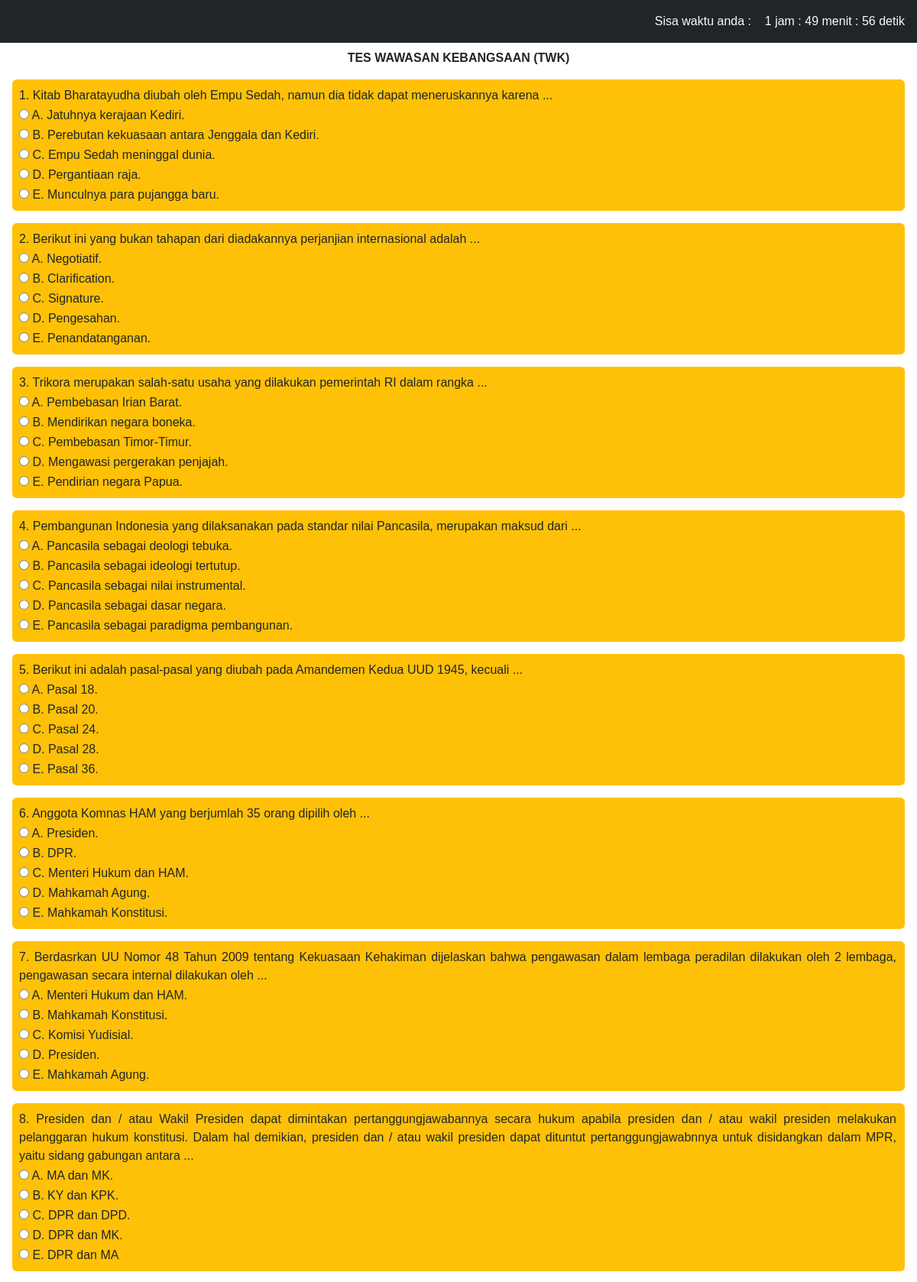
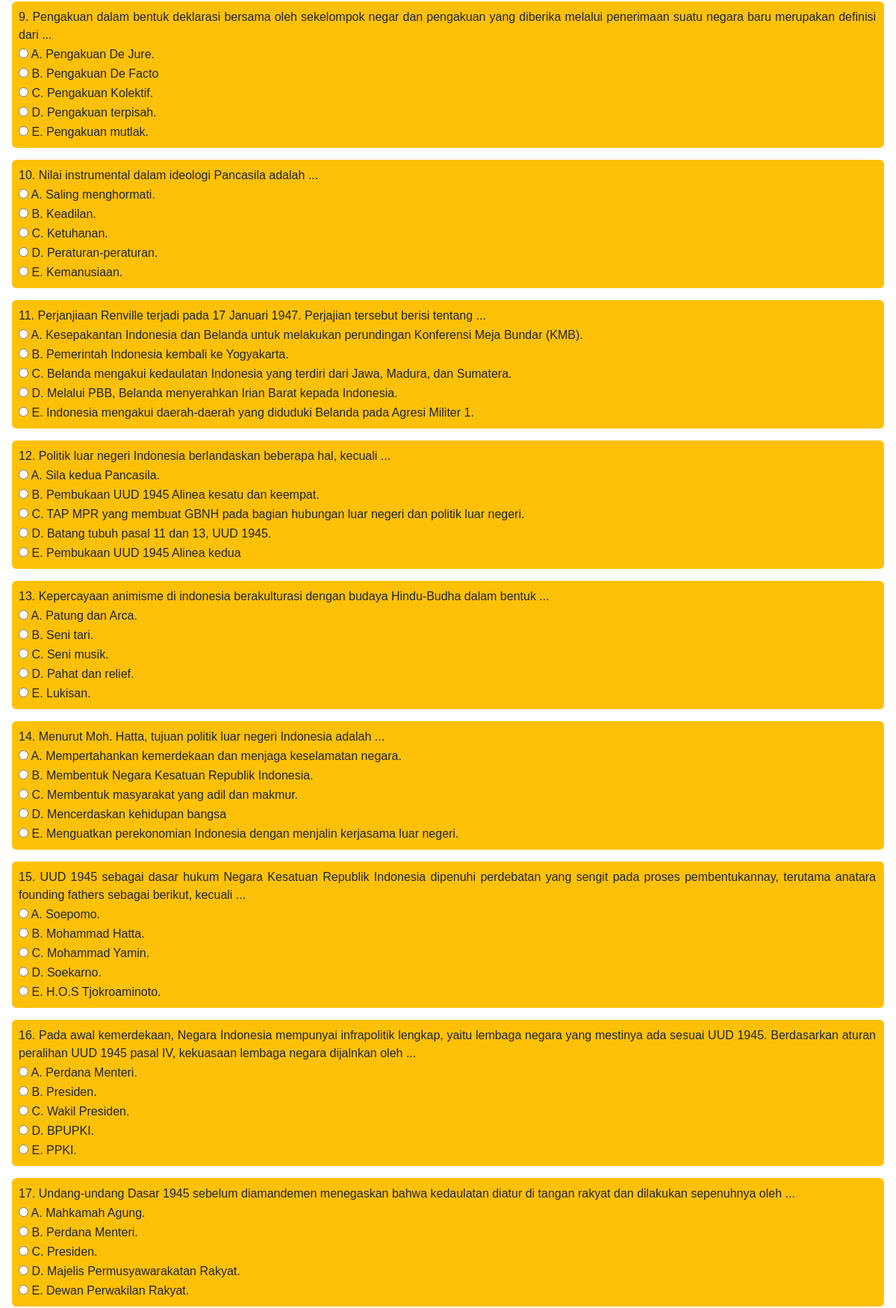
The page /skd_cat.php (signed in, upper part) on the database its author committed (2 pictures, top to bottom).
### tables this page shows
CREATE TABLE `twk` (
  `id` int(11) NOT NULL,
  `soal` text NOT NULL,
  `pilihan_a` text NOT NULL,
  `pilihan_b` text NOT NULL,
  `pilihan_c` text NOT NULL,
  `pilihan_d` text NOT NULL,
  `pilihan_e` text NOT NULL,
  `gambar` varchar(255) NOT NULL,
  `jawaban` varchar(255) NOT NULL
);

### skd_cat.php (the view, shortened to what this page needs)
<!DOCTYPE html>
<html lang="en">
	<head>
        <link
			href="https://cdn.jsdelivr.net/npm/bootstrap@5.2.1/dist/css/bootstrap.min.css"
			rel="stylesheet"
		/>
		<link rel="stylesheet" href="assets/styles/style.css" />
        <link rel="stylesheet" href="https://cdn.jsdelivr.net/npm/bootstrap-icons@1.9.1/font/bootstrap-icons.css">
	</head>
	<body>
		<p id="timer" align="right" class="text-light p-3 bg-dark fixed-top"></p>
		<br>
        <br>
		<p align="center" class="m-3"><b>TES WAWASAN KEBANGSAAN (TWK)</b></p>
        <form action="hasil_cat.php" method="POST" id="frmSoal">
        <?php
            include "koneksi.php";
            $querytwk    = mysqli_query($koneksi, "SELECT * FROM twk ORDER BY RAND()");
            $no = 0;
            while($datatwk = mysqli_fetch_array($querytwk)){
            $no++
            ?>
							<table border="0" class="m-3 p-2 bg-warning d-flex rounded">
        <tbody>
                <tr>
                    <td align="justify"><?php echo $no?>. <?php echo $datatwk['soal'];?></td>
                    <td> </td>
                </tr>
                <tr>
                    <td><input name="pilihantwk[<?php echo $datatwk['id']?>]" type="radio" value="A"> A. <?php echo $datatwk['pilihan_a'];?></td>
                    <td> </td>
                </tr>
                <tr>
                    <td><input name="pilihantwk[<?php echo $datatwk['id']?>]" type="radio" value="B"> B. <?php echo $datatwk['pilihan_b'];?></td>
                    <td> </td>
                </tr>
                <tr>
                    <td><input name="pilihantwk[<?php echo $datatwk['id']?>]" type="radio" value="C"> C. <?php echo $datatwk['pilihan_c'];?></td>
                    <td> </td>
                </tr>
                <tr>
                    <td><input name="pilihantwk[<?php echo $datatwk['id']?>]" type="radio" value="D"> D. <?php echo $datatwk['pilihan_d'];?></td>
                    <td> </td>
                </tr>
                <tr>
                    <td><input name="pilihantwk[<?php echo $datatwk['id']?>]" type="radio" value="E"> E. <?php echo $datatwk['pilihan_e'];?></td>
                    <td> </td>
                </tr>
								</tbody>
    </table>
    <?php
            }
            ?>
            </form>
	</body>
</html>

### assets/styles/style.css (style rules this page uses)
* { font-family: "Lucida Sans", "Lucida Sans Regular", "Lucida Grande", "Lucida Sans Unicode", Geneva, Verdana, sans-serif; }

### rows shown on the page
twk: soal "Kitab Bharatayudha diubah oleh Empu Sedah, namun dia tidak dapat meneruskannya karena ...", pilihan_a "Jatuhnya kerajaan Kediri.", pilihan_b "Perebutan kekuasaan antara Jenggala dan Kediri.", pilihan_c "Empu Sedah meninggal dunia.", pilihan_d "Pergantiaan raja.", pilihan_e "Munculnya para pujangga baru."
twk: soal "Berikut ini yang bukan tahapan dari diadakannya perjanjian internasional adalah ...", pilihan_a "Negotiatif.", pilihan_b "Clarification.", pilihan_c "Signature.", pilihan_d "Pengesahan.", pilihan_e "Penandatanganan."
twk: soal "Trikora merupakan salah-satu usaha yang dilakukan pemerintah RI dalam rangka ...", pilihan_a "Pembebasan Irian Barat.", pilihan_b "Mendirikan negara boneka.", pilihan_c "Pembebasan Timor-Timur.", pilihan_d "Mengawasi pergerakan penjajah.", pilihan_e "Pendirian negara Papua."
twk: soal "Pembangunan Indonesia yang dilaksanakan pada standar nilai Pancasila, merupakan maksud dari ...", pilihan_a "Pancasila sebagai deologi tebuka.", pilihan_b "Pancasila sebagai ideologi tertutup.", pilihan_c "Pancasila sebagai nilai instrumental.", pilihan_d "Pancasila sebagai dasar negara.", pilihan_e "Pancasila sebagai paradigma pembangunan."
twk: soal "Berikut ini adalah pasal-pasal yang diubah pada Amandemen Kedua UUD 1945, kecuali ...", pilihan_a "Pasal 18.", pilihan_b "Pasal 20.", pilihan_c "Pasal 24.", pilihan_d "Pasal 28.", pilihan_e "Pasal 36."
twk: soal "Anggota Komnas HAM yang berjumlah 35 orang dipilih oleh ...", pilihan_a "Presiden.", pilihan_b "DPR.", pilihan_c "Menteri Hukum dan HAM.", pilihan_d "Mahkamah Agung.", pilihan_e "Mahkamah Konstitusi."
twk: soal "Berdasrkan UU Nomor 48 Tahun 2009 tentang Kekuasaan Kehakiman dijelaskan bahwa pengawasan dalam lembaga peradilan dilakukan oleh 2 lembaga, pengawasan secara internal dilakukan oleh ...", pilihan_a "Menteri Hukum dan HAM.", pilihan_b "Mahkamah Konstitusi.", pilihan_c "Komisi Yudisial.", pilihan_d "Presiden.", pilihan_e "Mahkamah Agung."
twk: soal "Presiden dan / atau Wakil Presiden dapat dimintakan pertanggungjawabannya secara hukum apabila presiden dan / atau wakil presiden melakukan pelanggaran hukum konstitusi. Dalam hal demikian, presiden dan / atau wakil presiden dapat dituntut pertanggungjawabnnya untuk disidangkan dalam MPR, yaitu sidang gabungan antara ...", pilihan_a "MA dan MK.", pilihan_b "KY dan KPK.", pilihan_c "DPR dan DPD.", pilihan_d "DPR dan MK.", pilihan_e "DPR dan MA"
twk: soal "Pengakuan dalam bentuk deklarasi bersama oleh sekelompok negar dan pengakuan yang diberika melalui penerimaan suatu negara baru merupakan definisi dari ...", pilihan_a "Pengakuan De Jure.", pilihan_b "Pengakuan De Facto", pilihan_c "Pengakuan Kolektif.", pilihan_d "Pengakuan terpisah.", pilihan_e "Pengakuan mutlak."
twk: soal "Nilai instrumental dalam ideologi Pancasila adalah ...", pilihan_a "Saling menghormati.", pilihan_b "Keadilan.", pilihan_c "Ketuhanan.", pilihan_d "Peraturan-peraturan.", pilihan_e "Kemanusiaan."
twk: soal "Perjanjiaan Renville terjadi pada 17 Januari 1947. Perjajian tersebut berisi tentang ...", pilihan_a "Kesepakantan Indonesia dan Belanda untuk melakukan perundingan Konferensi Meja Bundar (KMB).", pilihan_b "Pemerintah Indonesia kembali ke Yogyakarta.", pilihan_c "Belanda mengakui kedaulatan Indonesia yang terdiri dari Jawa, Madura, dan Sumatera.", pilihan_d "Melalui PBB, Belanda menyerahkan Irian Barat kepada Indonesia.", pilihan_e "Indonesia mengakui daerah-daerah yang diduduki Belanda pada Agresi Militer 1."
twk: soal "Politik luar negeri Indonesia berlandaskan beberapa hal, kecuali ...", pilihan_a "Sila kedua Pancasila.", pilihan_b "Pembukaan UUD 1945 Alinea kesatu dan keempat.", pilihan_c "TAP MPR yang membuat GBNH pada bagian hubungan luar negeri dan politik luar negeri.", pilihan_d "Batang tubuh pasal 11 dan 13, UUD 1945.", pilihan_e "Pembukaan UUD 1945 Alinea kedua"
twk: soal "Kepercayaan animisme di indonesia berakulturasi dengan budaya Hindu-Budha dalam bentuk ...", pilihan_a "Patung dan Arca.", pilihan_b "Seni tari.", pilihan_c "Seni musik.", pilihan_d "Pahat dan relief.", pilihan_e "Lukisan."
twk: soal "Menurut Moh. Hatta, tujuan politik luar negeri Indonesia adalah ...", pilihan_a "Mempertahankan kemerdekaan dan menjaga keselamatan negara.", pilihan_b "Membentuk Negara Kesatuan Republik Indonesia.", pilihan_c "Membentuk masyarakat yang adil dan makmur.", pilihan_d "Mencerdaskan kehidupan bangsa", pilihan_e "Menguatkan perekonomian Indonesia dengan menjalin kerjasama luar negeri."
twk: soal "UUD 1945 sebagai dasar hukum Negara Kesatuan Republik Indonesia dipenuhi perdebatan yang sengit pada proses pembentukannay, terutama anatara founding fathers sebagai berikut, kecuali ...", pilihan_a "Soepomo.", pilihan_b "Mohammad Hatta.", pilihan_c "Mohammad Yamin.", pilihan_d "Soekarno.", pilihan_e "H.O.S Tjokroaminoto."
twk: soal "Pada awal kemerdekaan, Negara Indonesia mempunyai infrapolitik lengkap, yaitu lembaga negara yang mestinya ada sesuai UUD 1945. Berdasarkan aturan peralihan UUD 1945 pasal IV, kekuasaan lembaga negara dijalnkan oleh ...", pilihan_a "Perdana Menteri.", pilihan_b "Presiden.", pilihan_c "Wakil Presiden.", pilihan_d "BPUPKI.", pilihan_e "PPKI."
twk: soal "Undang-undang Dasar 1945 sebelum diamandemen menegaskan bahwa kedaulatan diatur di tangan rakyat dan dilakukan sepenuhnya oleh ...", pilihan_a "Mahkamah Agung.", pilihan_b "Perdana Menteri.", pilihan_c "Presiden.", pilihan_d "Majelis Permusyawarakatan Rakyat.", pilihan_e "Dewan Perwakilan Rakyat."
